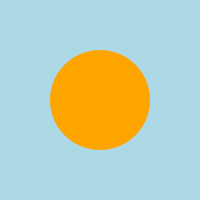

Here is the Python script that generated this plot:
"""Make an SVG with Inkscape-specific namespaces and layer metadata.

Inkscape uses XML namespaces (`inkscape:` and `sodipodi:`) for layer
info, label names, etc. These attribute names contain colons, so they
can't be passed as Python kwargs — use the `attrib=` dict form (or
`**{...}` unpack).

"""

import svg_helpers

svg = svg_helpers.make_svg(
    width=200,
    height=200,
    **{
        "xmlns:inkscape": "http://www.inkscape.org/namespaces/inkscape",
        "xmlns:sodipodi": "http://sodipodi.sourceforge.net/DTD/sodipodi-0.0.dtd",
    },
)

# A background layer; Inkscape treats <g> with inkscape:groupmode="layer"
# as a top-level layer in its UI.
background = svg.add_element(
    "g",
    id="layer-bg",
    attrib={
        "inkscape:groupmode": "layer",
        "inkscape:label": "Background",
    },
)
background.add_element(
    "rect", x=0, y=0, width=200, height=200, fill="lightblue"
)

foreground = svg.add_element(
    "g",
    id="layer-fg",
    attrib={
        "inkscape:groupmode": "layer",
        "inkscape:label": "Foreground",
    },
)
foreground.add_element("circle", cx=100, cy=100, r=50, fill="orange")

svg.save("make_for_inkscape.svg")
